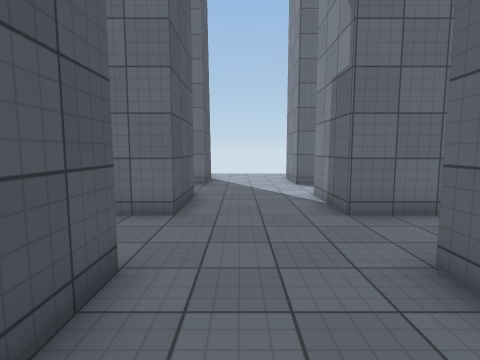
View 1 (above)

22 first-person views from a walk through a Unity game level. The camera is 1.5 m above the floor, tilts 6° down and sees 80° across. The floor is counted in squares, 1 m on a side. Each view is taken from the middle of a square. On the plan, view 1 faces up. The plan holds only what a view shows up to about 14 squares ahead; the rest is blank. The place goes on beyond the plan. Surface patterns are stand-ins for the level's own textures.

View 2
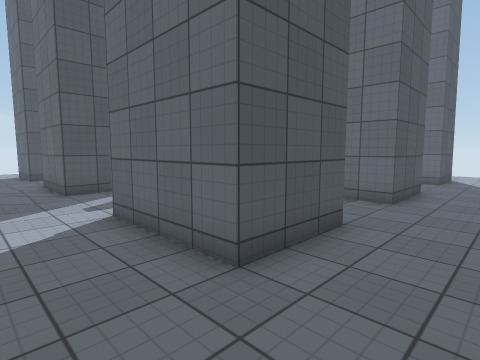

View 3
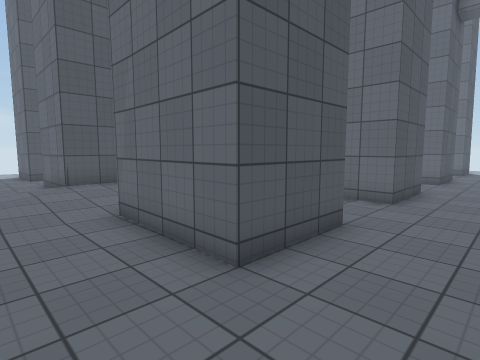

View 4
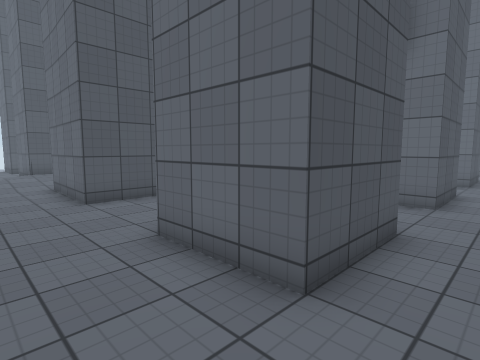

View 5
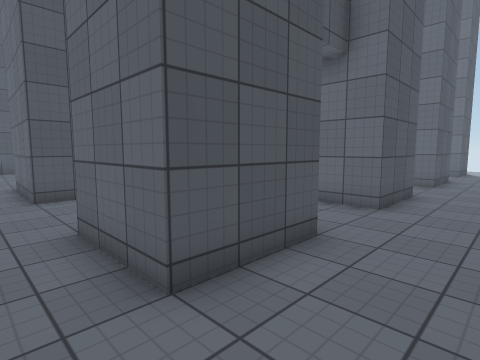

View 6
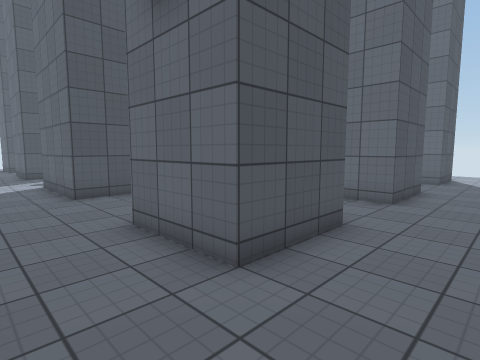

View 7
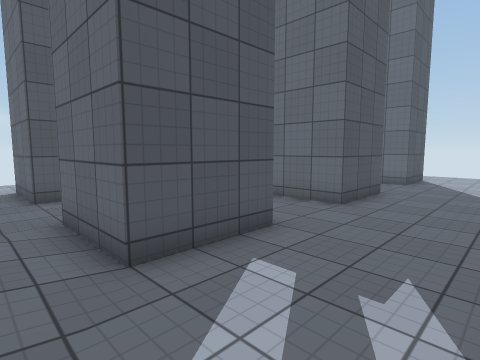

View 8
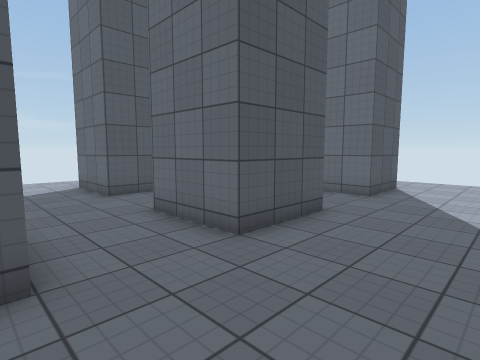

View 9
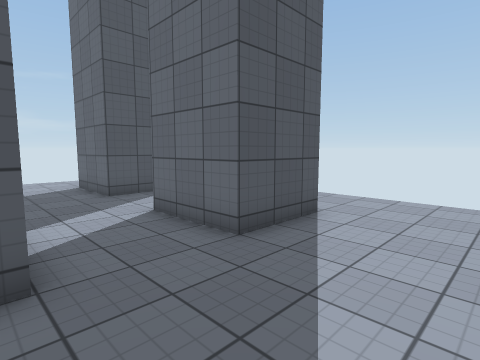

View 10
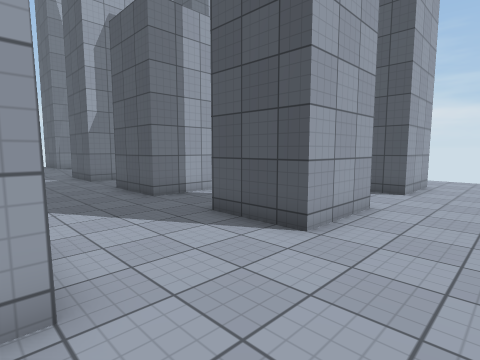

View 11
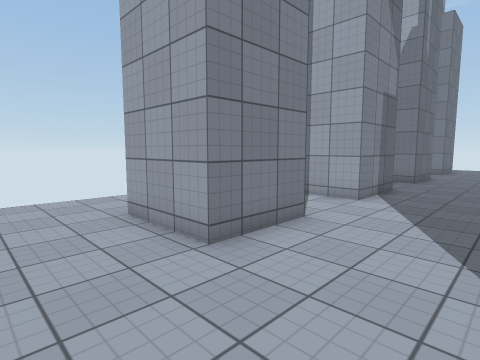

View 12
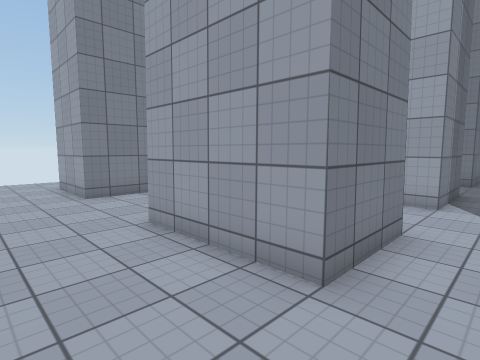

View 13
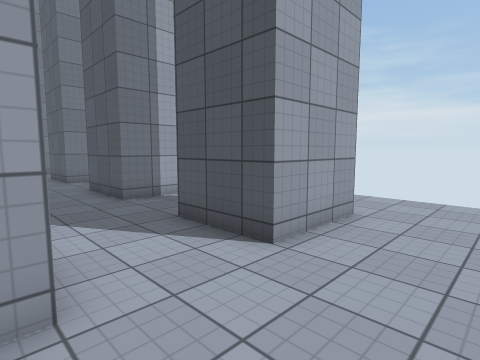

View 14
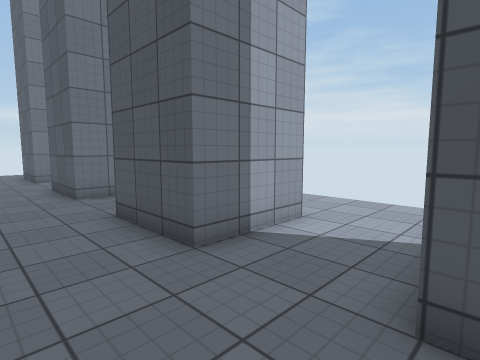

View 15
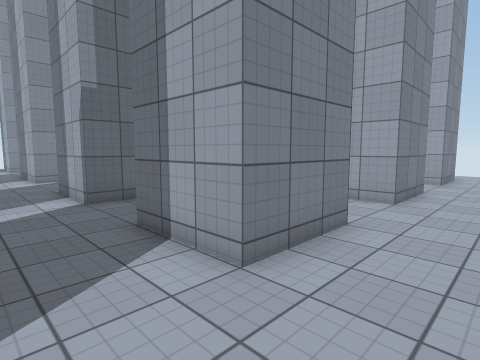

View 16
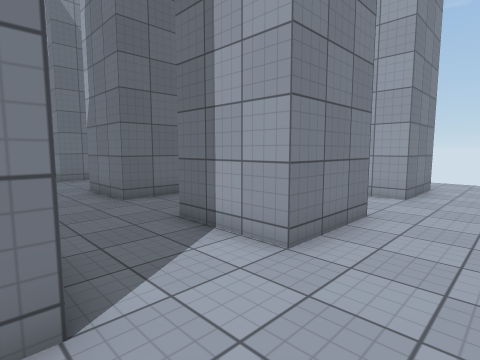

View 17
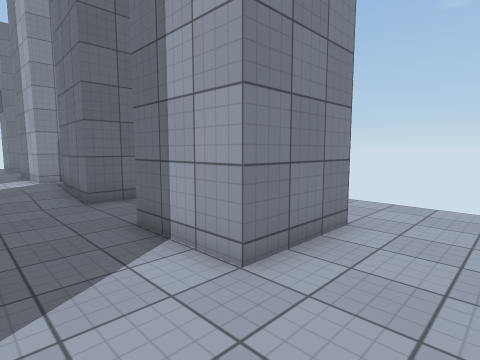

View 18
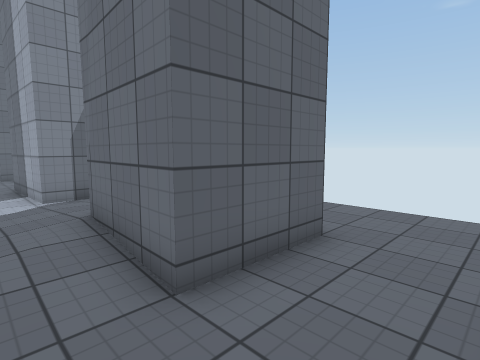

View 19
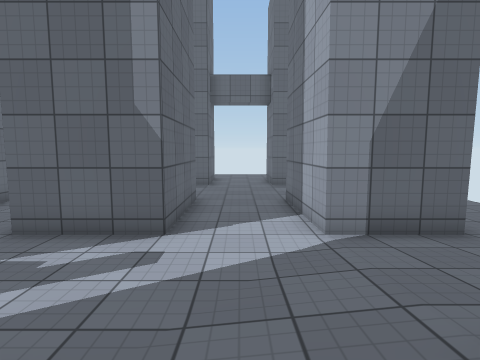

View 20
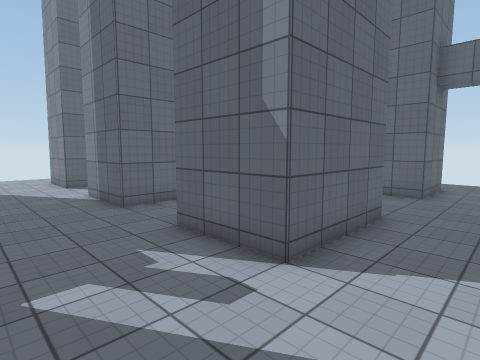

View 21
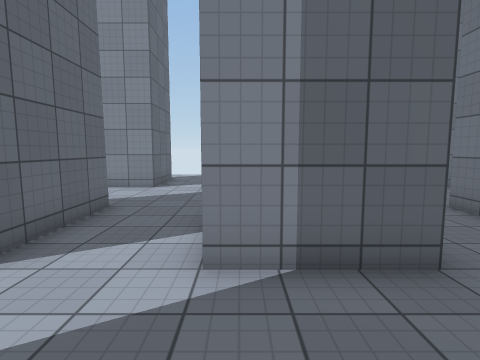

View 22
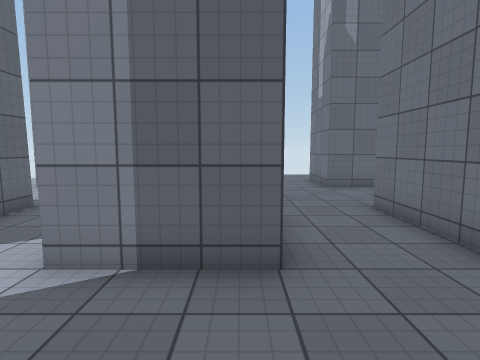

### Floor plan
Points are (right, up) in squares from view 1. A wall is a line through its corners. A room is listed if a view was taken in it or the views show most of it. See-through windows are left out.
Room 1 (views 1, 2, 3, 4, 5, 6, 7, 8, 9, 10, 11, 12, 13, 14, 15, 16, 17, 18, 19, 20, 21, 22)
walls: (-5.5, 3.5) (-1.5, 3.5) (-1.5, 0.5) (-5.5, 0.5) (-5.5, 3.5); (-1.5, 9.5) (-1.5, 6.5) (-5.5, 6.5) (-5.5, 9.5) (-3.6, 9.5); (-12.5, 8) (-12.5, 9.5) (-9.5, 9.5) (-9.5, 6.5) (-12.6, 6.5); (-12.5, 1.5) (-12.5, 3.5) (-9.5, 3.5) (-9.5, 0.5) (-12.6, 0.5); (-5.5, -2.5) (-1.5, -2.5) (-1.5, -5.5) (-5.5, -5.5) (-5.5, -2.5); (-5.5, 12.5) (-5.5, 15.2) (-1.5, 15.2) (-1.5, 12.5) (-5.5, 12.5); (-9.5, -3.8) (-9.5, -5.5) (-12.5, -5.5) (-12.5, -2.5) (-9.5, -2.5); (-15.5, 3.5) (-15.5, 0.5) (-18.5, 0.5) (-18.5, 3.5) (-15.5, 3.5); (-15.5, 6.5) (-18.5, 6.5) (-18.5, 9.5) (-15.5, 9.5) (-15.5, 6.5); (2.5, 12.5) (2.5, 15.2) (5.5, 15.2) (5.5, 12.5) (2.5, 12.5); (5.5, 3.5) (5.5, 0.5) (2.5, 0.5) (2.5, 3.5) (5.1, 3.5); (2.5, -3.3) (2.5, -2.5); (-12.6, 15.2) (-9.5, 15.2) (-9.5, 12.5) (-12.6, 12.5); (5.5, 9.5) (5.5, 6.5) (2.5, 6.5) (2.5, 9.5) (4.4, 9.5); (5.5, -2.5) (5.5, -5.5) (2.4, -5.5); (-18.6, 15.2) (-15.5, 15.2) (-15.5, 12.5) (-18.6, 12.5); (-18.5, -5.6) (-18.5, -2.5) (-15.5, -2.5) (-15.5, -5.5) (-16.4, -5.5)

Positions as (right, up) in squares from view 1, and headings:
1: (0, 0), facing up
2: (1, -2), facing up-left
3: (1, -8), facing up-left
4: (7, -8), facing up-left
5: (8, -7), facing up-left
6: (8, -2), facing up-left
7: (-6, -1), facing up-left
8: (-6, 3), facing up-left
9: (-6, 9), facing up-left
10: (-5, 18), facing down-left
11: (-1, 18), facing down-right
12: (-7, 18), facing down-right
13: (-12, 18), facing down-left
14: (-13, 13), facing down-left
15: (-21, 12), facing down-right
16: (-21, 7), facing down-right
17: (-21, 0), facing down-right
18: (-15, -1), facing down-right
19: (-11, -1), facing right
20: (-9, -2), facing up-right
21: (-9, 9), facing right
22: (-9, 7), facing right
